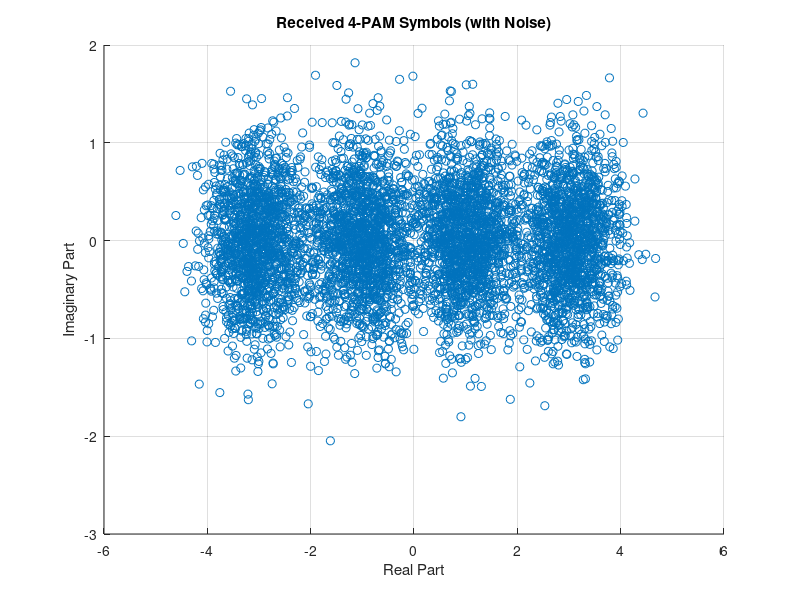
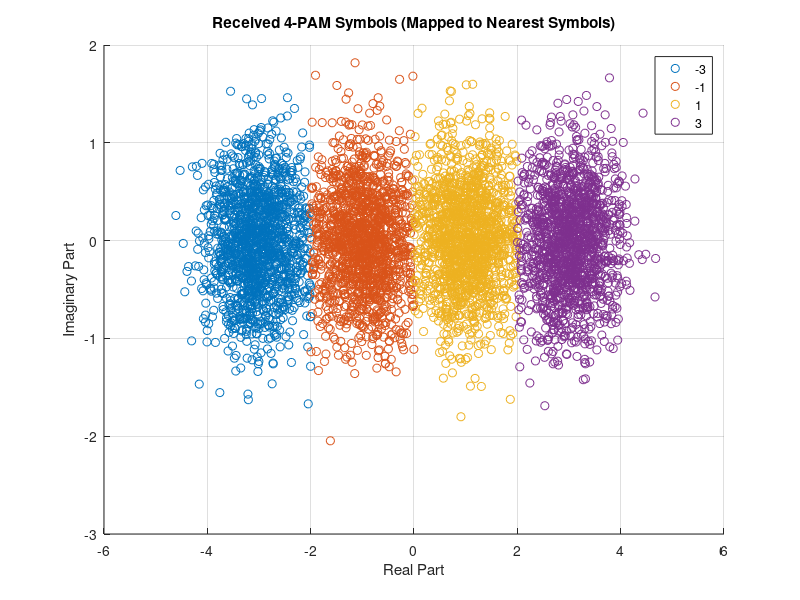
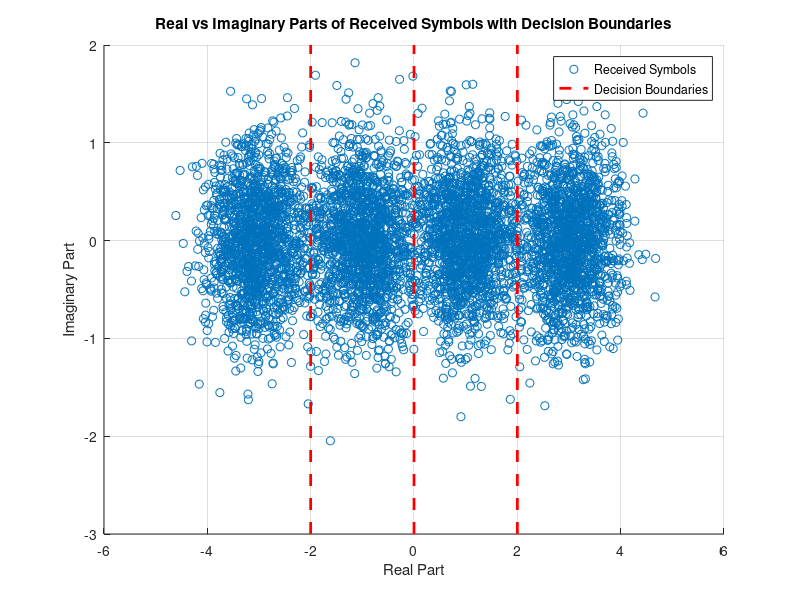

The MATLAB source for these figures, in order:
% Parameters
N = 6000;                   % Number of symbols (4-PAM symbols)
Eb = 1;                     % Energy per bit
M = 4;                      % 4-PAM modulation
k = log2(M);                % 2 bits per symbol
SNR_dB = 6;                 % SNR in dB (example value)
SNR = 10^(SNR_dB/10);       % Linear SNR
sigma2 = Eb / SNR;          % Noise variance
sigma = sqrt(sigma2);       % Noise standard deviation

% 4-PAM Symbol Mapping (±1, ±3)
% Map pairs of bits to 4-PAM symbols
bits = randi([0 1], N * k, 1); % Generate random bits (6000 symbols = 12000 bits)
symbols = 2*bits(1:2:end) - 1; % First bit to ±1
symbols = symbols + 2 * (2*bits(2:2:end) - 1); % Second bit to ±3

% Add Gaussian noise to the transmitted symbols
real_noise = sigma * randn(N, 1);  % Add Gaussian noise to real part
imag_noise = sigma * randn(N, 1); % Add Gaussian noise to imaginary part

% Combine real and imaginary noise
received = symbols + real_noise + 1i * imag_noise;  % Received signal with real and imaginary noise

% --- Plot 1: Received Signal (All in Blue) ---
figure;
scatter(real(received), imag(received), 'b.')
title('Received 4-PAM Symbols (with Noise)');
xlabel('Real Part');
ylabel('Imaginary Part');
grid on;

% --- Decision Rule to Estimate Symbols ---
% Decision boundaries for 4-PAM symbols: [-3, -1, 1, 3]
decision_boundaries = [-2, 0, 2];  % Decision boundaries for real values

% Classify the received symbols into the nearest symbol based on the thresholds
received_symbols = zeros(N, 1);

% Decision rule for mapping the received symbols to the nearest 4-PAM symbol
for i = 1:N
    if real(received(i)) < -2
        received_symbols(i) = -3;
    elseif real(received(i)) < 0
        received_symbols(i) = -1;
    elseif real(received(i)) < 2
        received_symbols(i) = 1;
    else
        received_symbols(i) = 3;
    end
end

% --- Plot 2: Received Symbols Mapped to 4-PAM Symbols ---
figure;
scatter(real(received(received_symbols == -3)), imag(received(received_symbols == -3)), 'ro', 'DisplayName', '-3');
hold on;
scatter(real(received(received_symbols == -1)), imag(received(received_symbols == -1)), 'go', 'DisplayName', '-1');
scatter(real(received(received_symbols == 1)), imag(received(received_symbols == 1)), 'bo', 'DisplayName', '1');
scatter(real(received(received_symbols == 3)), imag(received(received_symbols == 3)), 'mo', 'DisplayName', '3');
title('Received 4-PAM Symbols (Mapped to Nearest Symbols)');
xlabel('Real Part');
ylabel('Imaginary Part');
grid on;
legend;
hold off;

% --- Decision Boundaries (Vertical Lines) ---
% Plot decision boundaries for real part
x_decision_boundaries = [-2, 0, 2];  % Decision boundaries for real parts (±2, 0)

% Plot the decision boundaries
figure;
scatter(real(received), imag(received), 'b.')
hold on;

% Vertical decision boundary lines for real part
plot([x_decision_boundaries(1) x_decision_boundaries(1)], ylim, 'r--', 'LineWidth', 2);
plot([x_decision_boundaries(2) x_decision_boundaries(2)], ylim, 'r--', 'LineWidth', 2);
plot([x_decision_boundaries(3) x_decision_boundaries(3)], ylim, 'r--', 'LineWidth', 2);

% Set plot labels and title
title('Real vs Imaginary Parts of Received Symbols with Decision Boundaries');
xlabel('Real Part');
ylabel('Imaginary Part');
grid on;
legend('Received Symbols', 'Decision Boundaries');
hold off;

% --- Compute Bit Error Rate (BER) ---
% Map the received symbols back to the original bits
bits_est = zeros(2*N, 1);  % Estimated bits
bits_est(1:2:end) = (received_symbols == 1) | (received_symbols == 3);  % First bit (1 if decision is 1 or 3)
bits_est(2:2:end) = (received_symbols == 3) | (received_symbols == -3); % Second bit (1 if decision is 3 or -3)

% Compute Bit Error Rate (BER)
bit_errors = sum(bits ~= bits_est); % Compare transmitted and estimated bits
BER = bit_errors / (2*N);           % Bit error rate (normalized by total bits)

% Display Bit Error Rate (BER)
fprintf('Bit Error Rate (BER) = %.5f\n', BER);
